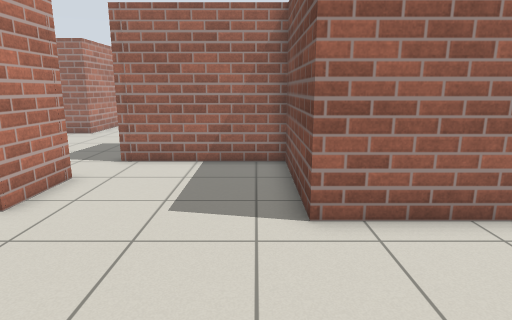
[1] (above)

23 first-person views from a walk through a Gazebo world. The camera is 1.2 m above the floor, tilts 12° down and sees 75° across. The floor is counted in squares, 0.5 m on a side. Each view is taken from the middle of a square. On the plan, view 1 faces up. The plan holds only what a view shows up to about 19 squares ahead; the rest is blank.

[2]
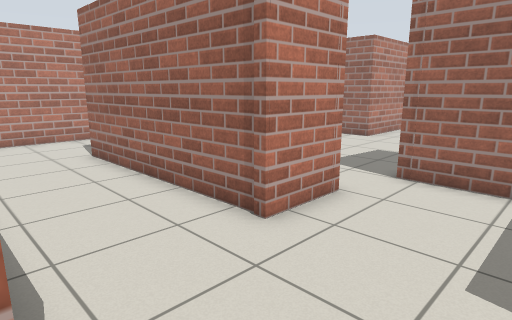

[3]
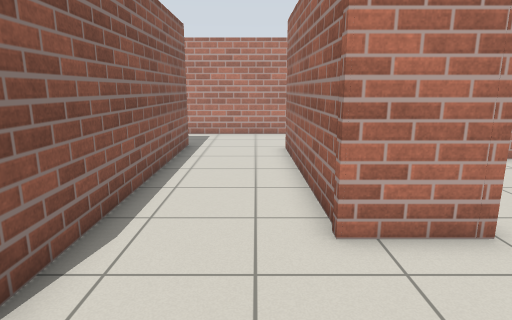

[4]
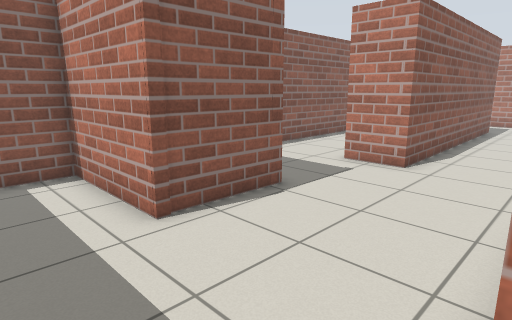

[5]
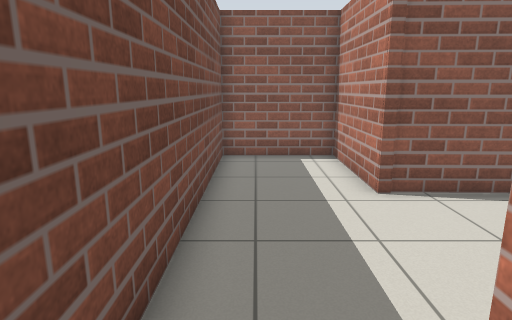

[6]
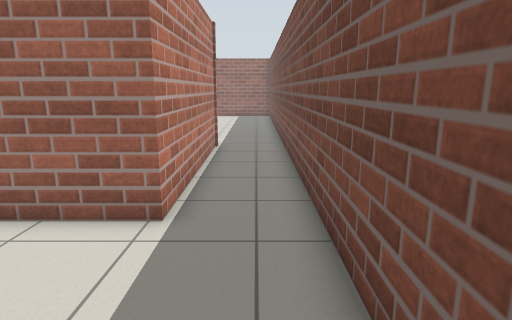

[7]
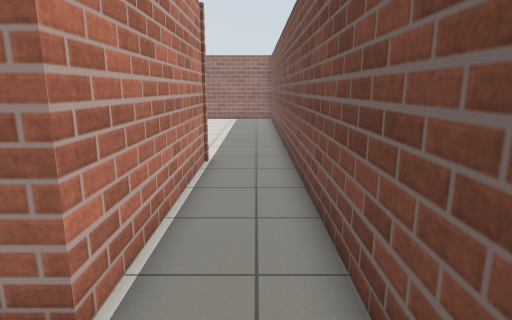

[8]
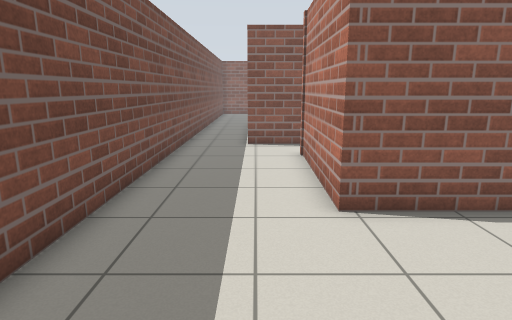

[9]
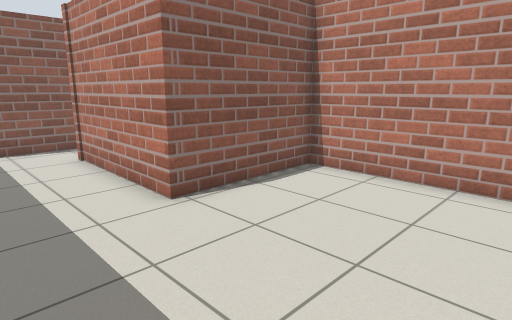

[10]
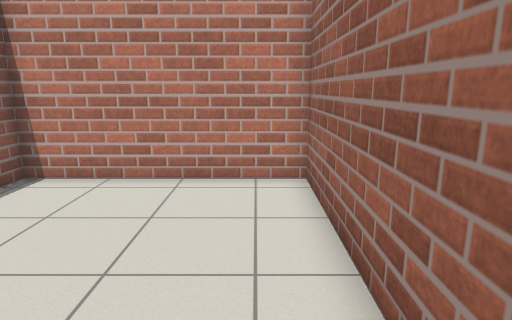

[11]
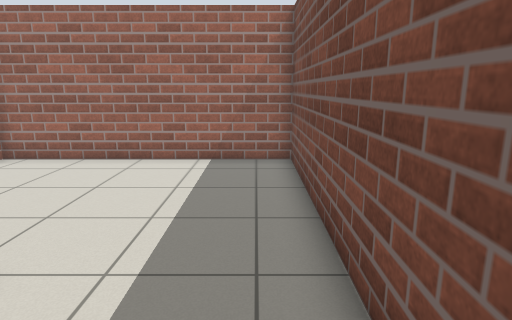

[12]
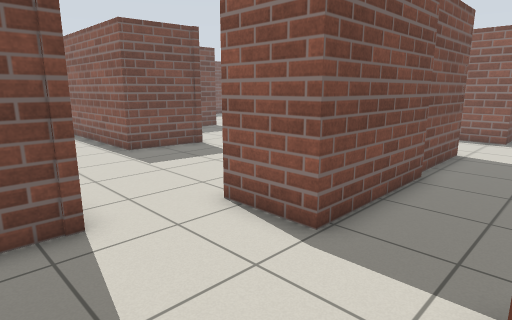

[13]
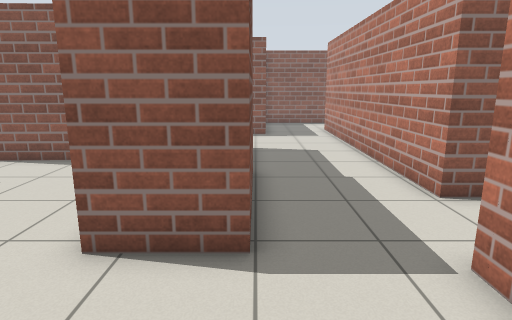

[14]
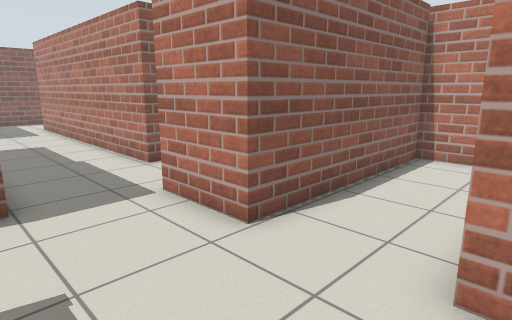

[15]
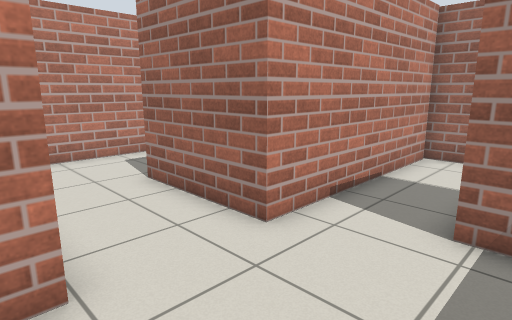

[16]
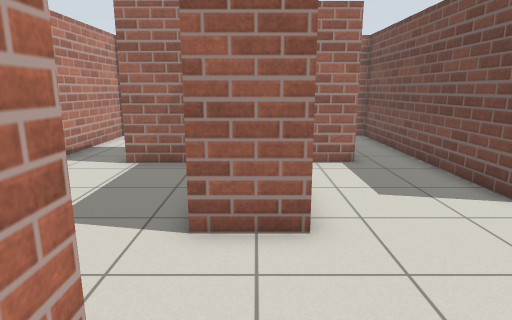

[17]
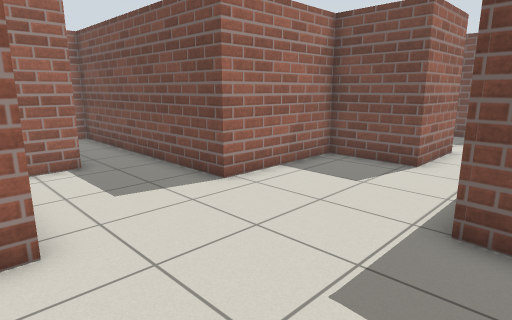

[18]
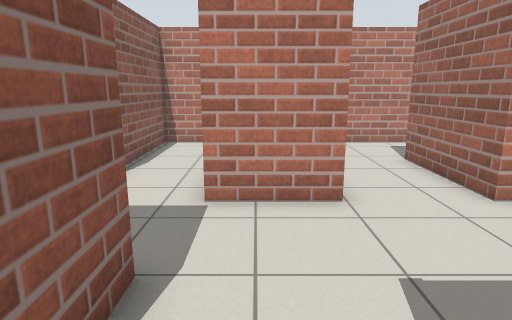

[19]
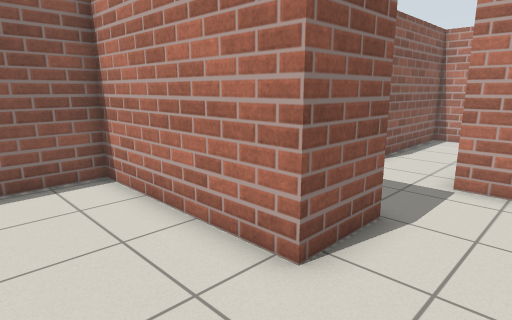

[20]
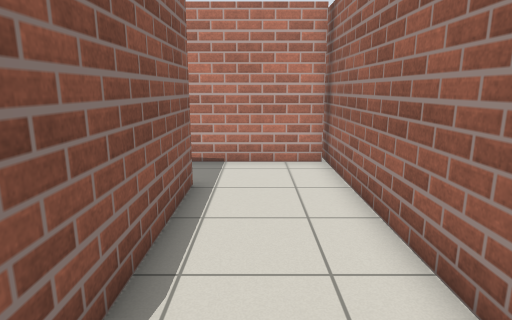

[21]
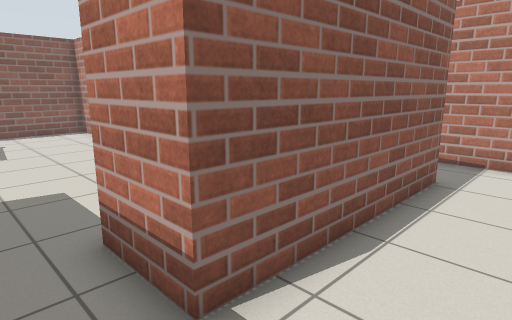

[22]
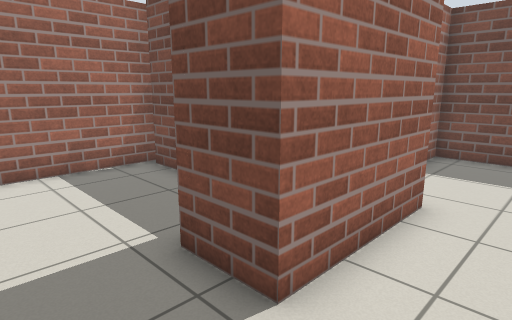

[23]
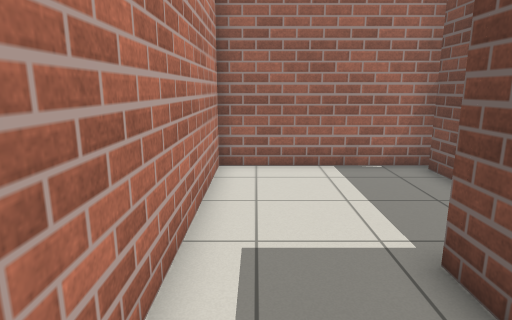

### Floor plan
Points are (right, up) in squares from view 1. A wall is a line through its corners. A room is listed if a view was taken in it or the views show most of it. See-through windows are left out.
Room 1 (views 1, 2, 3, 6, 7)
walls: (-5.1, 9) (-5.1, 6.4) (-13.7, 6.2) (-13.7, 9.9); (-14.5, 2) (-2.4, 2.1) (-2.4, 0); (-13.9, 10.4) (-13.9, 15.4) (-11.4, 15.4); (1.5, 0.5) (5.1, 0.4) (5.1, -4) (9.2, -4) (9.2, 4.5); (6.3, 5.8) (1, 5.8) (1, 11) (-4.6, 11); (-16.9, 17.4) (-16.9, 15.9); (-25.2, 14.6) (-25.2, 12.8) (-18.1, 12.8) (-18.1, 0.4)
low walls: (-14.5, 0.8) (-14.5, 2)
ways out: opening at (7.5, 5) to room 2; opening at (-14, 18.5) to room 4; opening at (-11, 16.5) to room 5; opening at (-5, 10) to room 5; opening at (0, 0)
Room 2 (views 4, 5, 8, 9, 10, 11)
walls: (4.6, 14.3) (6.3, 14.3) (6.3, 5.8); (9.2, 4.5) (9.2, 30.4) (-0.8, 30.4) (-0.8, 22.7) (4.3, 22.7) (4.3, 16.6)
ways out: opening at (7.5, 5) to room 1; opening at (5, 15.5) to room 5
Room 3 (views 12, 22, 23)
walls: (-16.9, 22.2) (-21.4, 22.2) (-21.4, 24.3); (-18.7, 28.6) (-18.7, 30); (-18, 30.4) (-25.2, 30.4) (-25.2, 18.9) (-16.9, 18.9)
ways out: opening at (-17, 20.5) to room 4
Room 4 (views 13, 14, 15, 20, 21)
walls: (-11.1, 21.5) (-11.1, 23.8) (-14.4, 23.8); (-14.3, 26.4) (-6.7, 26.4) (-6.7, 23.8); (-11.1, 18.3) (-11.1, 19.5); (-16.9, 18.9) (-16.9, 17.4); (-4.3, 22.4) (-4.3, 30.4) (-4.9, 30.4); (-8.6, 30.4) (-18, 30.4); (-16.9, 30.2) (-16.9, 22.2)
ways out: opening at (-14, 18.5) to room 1; opening at (-17, 20.5) to room 3; opening at (-5.5, 23.5) to room 5
Room 5 (views 16, 17, 18, 19)
walls: (-4.4, 11.3) (-4.1, 14.3) (4.6, 14.3); (-11.4, 15.4) (-11.4, 8.7) (-5.3, 8.9); (-9.1, 21.8) (-9.1, 18.3) (-11.1, 18.3); (-6.7, 23.8) (-8.1, 23.8); (4.3, 16.6) (0.8, 16.6) (0.8, 19.9) (-4.3, 19.9) (-4.3, 22.4)
ways out: opening at (-11, 16.5) to room 1; opening at (-5, 10) to room 1; opening at (5, 15.5) to room 2; opening at (-5.5, 23.5) to room 4

Where each view was taken, in squares from view 1:
view 1: 0 up, 0 right, facing up
view 2: 2 up, 1 left, facing up-left
view 3: 5 up, 0 right, facing left
view 4: 6 up, 8 right, facing down-left
view 5: 8 up, 8 right, facing down
view 6: 0 up, 8 right, facing up
view 7: 3 up, 8 right, facing up
view 8: 29 up, 6 right, facing down
view 9: 29 up, 8 right, facing down-left
view 10: 29 up, 8 right, facing left
view 11: 19 up, 8 right, facing up
view 12: 20 up, 17 left, facing down-right
view 13: 20 up, 14 left, facing down
view 14: 23 up, 13 left, facing down-left
view 15: 18 up, 13 left, facing up-left
view 16: 13 up, 10 left, facing up
view 17: 13 up, 10 left, facing up-right
view 18: 17 up, 10 left, facing left
view 19: 18 up, 8 left, facing down-left
view 20: 28 up, 6 left, facing left
view 21: 29 up, 5 left, facing down-left
view 22: 20 up, 24 left, facing up-right
view 23: 20 up, 24 left, facing up
